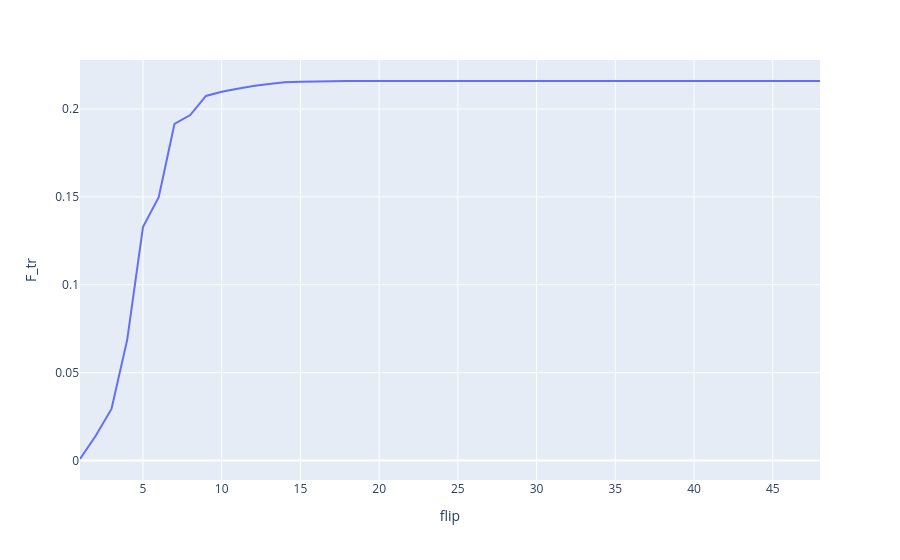

Here is the notebook cell this chart was saved with:
### Code cell
import plotly.express as px

if hoda.extra_train_info:
    fig = px.line(df, x='flip', y='F_tr')
    fig.show()

### Figure 1 — Plotly figure (JSON) as saved in the notebook; plotly's stock layout.template omitted (floating-point values rounded to 4 significant figures)
{"data": [{"hovertemplate": "flip=%{x}<br>F_tr=%{y}<extra></extra>", "legendgroup": "", "line": {"color": "#636efa", "dash": "solid"}, "marker": {"symbol": "circle"}, "mode": "lines", "name": "", "orientation": "v", "showlegend": false, "type": "scatter", "x": [1, 2, 3, 4, 5, 6, 7, 8, 9, 10, 11, 12, 13, 14, 15, 16, 17, 18, 19, 20, 21, 22, 23, 24, 25, 26, 27, 28, 29, 30, 31, 32, 33, 34, 35, 36, 37, 38, 39, 40, 41, 42, 43, 44, 45, 46, 47, 48], "xaxis": "x", "y": [0.0008635, 0.01407, 0.02934, 0.06878, 0.1329, 0.1499, 0.1915, 0.1966, 0.2074, 0.2098, 0.2115, 0.2131, 0.2142, 0.2152, 0.2156, 0.2158, 0.2159, 0.2159, 0.2159, 0.2159, 0.2159, 0.216, 0.216, 0.216, 0.216, 0.216, 0.216, 0.216, 0.216, 0.216, 0.216, 0.216, 0.216, 0.216, 0.216, 0.216, 0.216, 0.216, 0.216, 0.216, 0.216, 0.216, 0.216, 0.216, 0.216, 0.216, 0.216, 0.216], "yaxis": "y"}], "layout": {"legend": {"tracegroupgap": 0}, "margin": {"t": 60}, "xaxis": {"anchor": "y", "domain": [0, 1], "title": {"text": "flip"}}, "yaxis": {"anchor": "x", "domain": [0, 1], "title": {"text": "F_tr"}}}}
